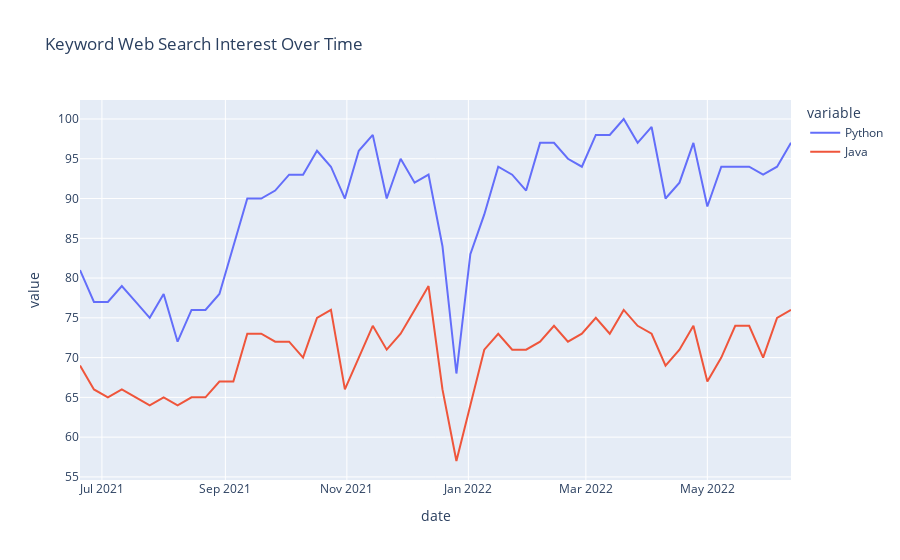

Notebook cell for this chart:
### Code cell
#1 Interest over Time
data = pytrends.interest_over_time() 
data = data.reset_index()


fig = px.line(data, x="date", y=kw_list, title='Keyword Web Search Interest Over Time')
fig.show()
